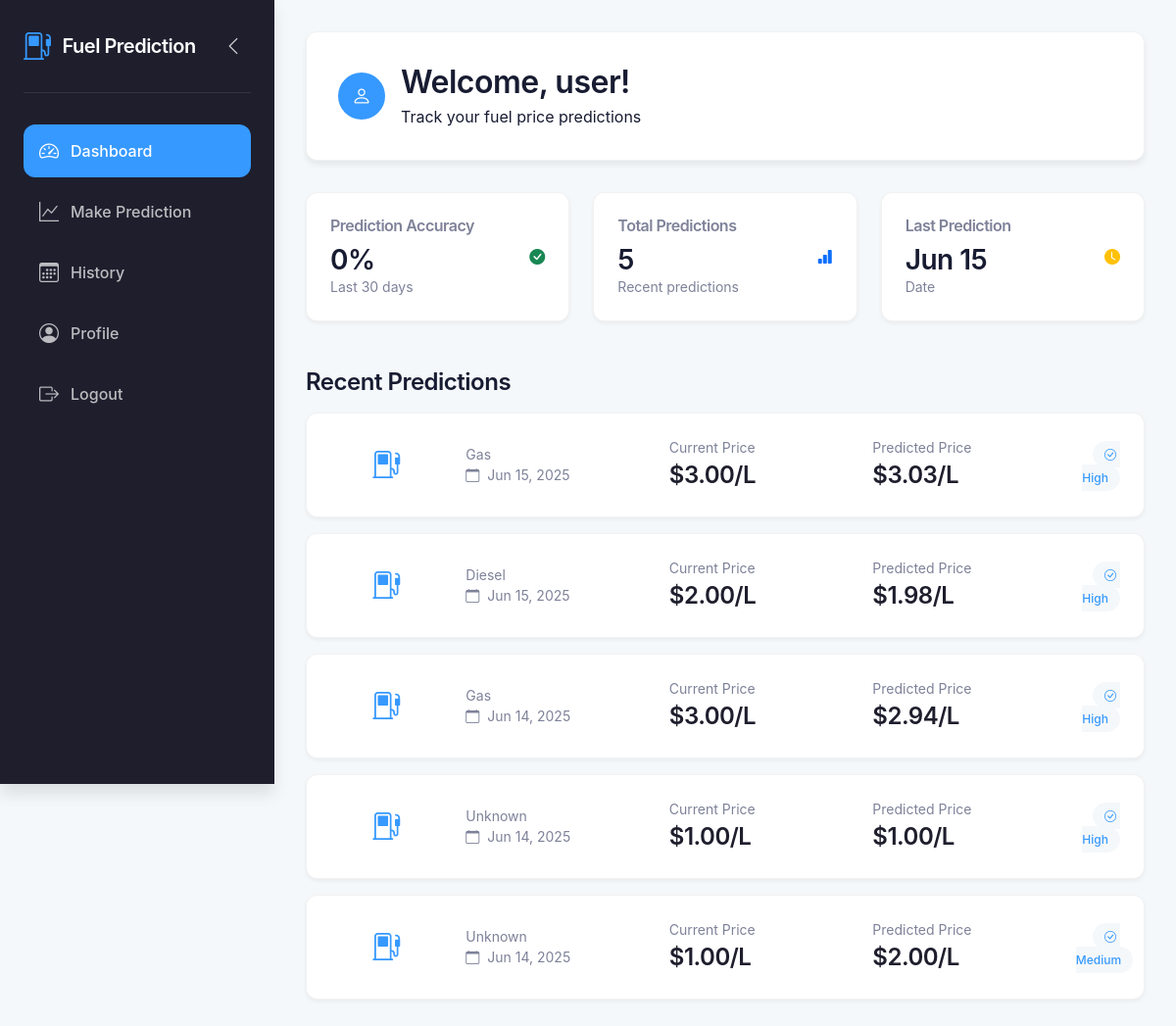
The app's page /dashboard.php (signed in) with its own data.
### tables this page shows
CREATE TABLE `users` (
  `id` int(11) NOT NULL,
  `username` varchar(50) NOT NULL,
  `email` varchar(100) NOT NULL,
  `password` varchar(255) NOT NULL,
  `role` enum('user','admin') NOT NULL DEFAULT 'user',
  `created_at` timestamp NOT NULL DEFAULT current_timestamp(),
  `reset_token` varchar(64) DEFAULT NULL,
  `reset_expires` datetime DEFAULT NULL
);

CREATE TABLE `predictions` (
  `id` int(11) NOT NULL,
  `user_id` int(11) NOT NULL,
  `input_data` text DEFAULT NULL,
  `prediction_result` text DEFAULT NULL,
  `created_at` timestamp NOT NULL DEFAULT current_timestamp()
);

### dashboard.php (the view, shortened to what this page needs)
<?php
require_once 'config.php';
$user_id = $_SESSION['user_id'];
$sql = "SELECT * FROM users WHERE id = ?";
$stmt = $conn->prepare($sql);
$stmt->bind_param("i", $user_id);
$stmt->execute();
$result = $stmt->get_result();
$user = $result->fetch_assoc();
$sql = "SELECT p.*, u.username
        FROM predictions p
        JOIN users u ON p.user_id = u.id
        WHERE p.user_id = ?
        ORDER BY p.created_at DESC
        LIMIT 5";
$stmt = $conn->prepare($sql);
$stmt->bind_param("i", $user_id);
$stmt->execute();
$predictions = $stmt->get_result()->fetch_all(MYSQLI_ASSOC);
$sql = "SELECT COUNT(*) as total,
        SUM(CASE WHEN ABS(prediction_result - JSON_EXTRACT(input_data, '$.current_price')) <= 0.1 THEN 1 ELSE 0 END) as accurate
        FROM predictions
        WHERE user_id = ? AND created_at >= DATE_SUB(NOW(), INTERVAL 30 DAY)";
$stmt = $conn->prepare($sql);
$stmt->bind_param("i", $user_id);
$stmt->execute();
$accuracy_result = $stmt->get_result()->fetch_assoc();
$accuracy = $accuracy_result['total'] > 0 ? round(($accuracy_result['accurate'] / $accuracy_result['total']) * 100) : 0;
?>
<!DOCTYPE html>
<html lang="en">
<head>
    <link href="https://cdn.jsdelivr.net/npm/bootstrap@5.3.0/dist/css/bootstrap.min.css" rel="stylesheet">
    <link href="https://cdn.jsdelivr.net/npm/bootstrap-icons@1.10.5/font/bootstrap-icons.css" rel="stylesheet">
</head>
<body>
    <div class="sidebar">
        <div class="sidebar-header">
            <a href="dashboard.php" class="sidebar-brand">
                <i class="bi bi-fuel-pump"></i>
                <span>Fuel Prediction</span>
            </a>
            <button class="toggle-btn d-none d-md-block">
                <i class="bi bi-chevron-left"></i>
            </button>
        </div>
        <nav class="nav flex-column">
            <a class="nav-link active" href="dashboard.php">
                <i class="bi bi-speedometer2"></i>
                <span>Dashboard</span>
            </a>
            <a class="nav-link" href="prediction.php">
                <i class="bi bi-graph-up"></i>
                <span>Make Prediction</span>
            </a>
            <a class="nav-link" href="history.php">
                <i class="bi bi-calendar3"></i>
                <span>History</span>
            </a>
            <a class="nav-link" href="profile.php">
                <i class="bi bi-person-circle"></i>
                <span>Profile</span>
            </a>
            <a class="nav-link" href="logout.php">
                <i class="bi bi-box-arrow-right"></i>
                <span>Logout</span>
            </a>
        </nav>
    </div>
    <div class="main-content">
        <div class="welcome-card">
            <div class="d-flex align-items-center">
                <div class="user-avatar">
                    <i class="bi bi-person"></i>
                </div>
                <div>
                    <h2 class="mb-1">Welcome, <?php echo htmlspecialchars($user['username']); ?>!</h2>
                    <p class="mb-0">Track your fuel price predictions</p>
                </div>
            </div>
        </div>
        <div class="row">
            <div class="col-md-4">
                <div class="stat-card">
                    <div class="d-flex justify-content-between align-items-center">
                        <div>
                            <h6 class="text-muted mb-2">Prediction Accuracy</h6>
                            <h3 class="mb-0"><?php echo $accuracy; ?>%</h3>
                            <div class="text-muted small">Last 30 days</div>
                        </div>
                        <i class="bi bi-check-circle-fill text-success"></i>
                    </div>
                </div>
            </div>
            <div class="col-md-4">
                <div class="stat-card">
                    <div class="d-flex justify-content-between align-items-center">
                        <div>
                            <h6 class="text-muted mb-2">Total Predictions</h6>
                            <h3 class="mb-0"><?php echo count($predictions); ?></h3>
                            <div class="text-muted small">Recent predictions</div>
                        </div>
                        <i class="bi bi-bar-chart-fill text-primary"></i>
                    </div>
                </div>
            </div>
            <div class="col-md-4">
                <div class="stat-card">
                    <div class="d-flex justify-content-between align-items-center">
                        <div>
                            <h6 class="text-muted mb-2">Last Prediction</h6>
                            <h3 class="mb-0">
                                <?php
                                if (!empty($predictions)) {
                                    echo date('M d', strtotime($predictions[0]['created_at']));
                                } else {
                                    echo 'N/A';
                                }
                                ?>
                            </h3>
                            <div class="text-muted small">Date</div>
                        </div>
                        <i class="bi bi-clock-fill text-warning"></i>
                    </div>
                </div>
            </div>
        </div>
        <div class="row mt-4">
            <div class="col-12">
                <h4 class="mb-3">Recent Predictions</h4>
                <?php if (empty($predictions)): ?>
                    <div class="prediction-card text-center">
                        <i class="bi bi-graph-up prediction-icon"></i>
                        <h5>No predictions yet</h5>
                        <p class="text-muted">Start making predictions to see them here</p>
                        <a href="prediction.php" class="btn btn-primary">
                            <i class="bi bi-plus-circle me-2"></i>Make Prediction
                        </a>
                    </div>
                <?php else: ?>
                    <?php foreach ($predictions as $prediction):
                        $input_data = json_decode($prediction['input_data'], true);
                        $fuel_type = $input_data['fuel_type'] ?? 'unknown';
                        $current_price = $input_data['current_price'] ?? 0;
                        $predicted_price = $prediction['prediction_result'];
                        $accuracy = abs($predicted_price - $current_price) <= 0.1 ? 'High' : 'Medium';
                    ?>
                        <div class="prediction-card">
                            <div class="row align-items-center">
                                <div class="col-md-2 text-center">
                                    <i class="bi bi-fuel-pump prediction-icon"></i>
                                </div>
                                <div class="col-md-3">
                                    <div class="prediction-type"><?php echo ucfirst($fuel_type); ?></div>
                                    <div class="prediction-date">
                                        <i class="bi bi-calendar me-1"></i>
                                        <?php echo date('M d, Y', strtotime($prediction['created_at'])); ?>
                                    </div>
                                </div>
                                <div class="col-md-3">
                                    <div class="text-muted small">Current Price</div>
                                    <div class="prediction-price">$<?php echo number_format($current_price, 2); ?>/L</div>
                                </div>
                                <div class="col-md-3">
                                    <div class="text-muted small">Predicted Price</div>
                                    <div class="prediction-price">$<?php echo number_format($predicted_price, 2); ?>/L</div>
                                </div>
                                <div class="col-md-1 text-end">
                                    <span class="accuracy-badge">
                                        <i class="bi bi-check-circle me-1"></i><?php echo $accuracy; ?>
                                    </span>
                                </div>
                            </div>
                        </div>
                    <?php endforeach; ?>
                <?php endif; ?>
            </div>
        </div>
    </div>
</body>
</html>

### dashboard.php (style rules this page uses)
:root { --sidebar-width: 280px; --sidebar-collapsed-width: 70px; --primary-color: #1E1E2D; --secondary-color: #2D2D3F; --accent-color: #3699FF; --success-color: #1BC5BD; --warning-color: #FFA800; --danger-color: #F64E60; --text-light: #ffffff; --text-dark: #181C32; --text-muted: #7E8299; --bg-light: #F5F8FA; --bg-white: #ffffff; --shadow-sm: 0 2px 4px rgba(0,0,0,0.05); --shadow-md: 0 4px 6px rgba(0,0,0,0.07); --shadow-lg: 0 10px 15px rgba(0,0,0,0.1); --transition-speed: 0.3s; --border-radius: 12px; }
body { overflow-x: hidden; background-color: var(--bg-light); color: var(--text-dark); font-family: 'Inter', -apple-system, BlinkMacSystemFont, 'Segoe UI', Roboto, sans-serif; }
.sidebar { position: fixed; top: 0; left: 0; height: 100vh; width: var(--sidebar-width); background: var(--primary-color); color: var(--text-light); padding: 24px; transition: all var(--transition-speed) ease; z-index: 1000; box-shadow: var(--shadow-lg); }
.sidebar-header { display: flex; align-items: center; justify-content: space-between; margin-bottom: 32px; padding-bottom: 24px; border-bottom: 1px solid rgba(255,255,255,0.1); }
.sidebar-brand { display: flex; align-items: center; gap: 12px; color: var(--text-light); text-decoration: none; font-size: 1.25rem; font-weight: 600; letter-spacing: -0.5px; }
.sidebar-brand i { font-size: 1.75rem; color: var(--accent-color); }
.sidebar-brand span { transition: opacity var(--transition-speed) ease; }
.toggle-btn { background: none; border: none; color: var(--text-light); font-size: 1.25rem; cursor: pointer; padding: 8px; transition: transform var(--transition-speed) ease; opacity: 0.8; }
.sidebar .nav-link { display: flex; align-items: center; color: rgba(255,255,255,0.7); padding: 12px 16px; border-radius: var(--border-radius); margin-bottom: 8px; transition: all var(--transition-speed) ease; text-decoration: none; font-weight: 500; }
.sidebar .nav-link.active { background: var(--accent-color); color: var(--text-light); }
.sidebar .nav-link i { font-size: 1.25rem; min-width: 32px; }
.main-content { margin-left: var(--sidebar-width); padding: 32px; transition: margin var(--transition-speed) ease; min-height: 100vh; }
.welcome-card { background: var(--bg-white); border-radius: var(--border-radius); padding: 32px; margin-bottom: 32px; box-shadow: var(--shadow-md); border: 1px solid rgba(0,0,0,0.05); }
.stat-card { background: var(--bg-white); border-radius: var(--border-radius); padding: 24px; box-shadow: var(--shadow-sm); margin-bottom: 24px; transition: transform var(--transition-speed) ease; border: 1px solid rgba(0,0,0,0.05); }
.prediction-card { background: var(--bg-white); border-radius: var(--border-radius); padding: 24px; margin-bottom: 16px; box-shadow: var(--shadow-sm); transition: all var(--transition-speed) ease; border: 1px solid rgba(0,0,0,0.05); }
.prediction-icon { font-size: 1.75rem; color: var(--accent-color); margin-bottom: 16px; }
.prediction-date { font-size: 0.875rem; color: var(--text-muted); }
.prediction-price { font-size: 1.5rem; font-weight: 600; color: var(--primary-color); letter-spacing: -0.5px; }
.prediction-type { font-size: 0.875rem; color: var(--text-muted); text-transform: capitalize; }
.accuracy-badge { background: var(--bg-light); color: var(--accent-color); padding: 6px 12px; border-radius: 20px; font-size: 0.75rem; font-weight: 500; }
.user-avatar { width: 48px; height: 48px; border-radius: 50%; background: var(--accent-color); color: var(--text-light); display: flex; align-items: center; justify-content: center; font-size: 1.25rem; margin-right: 16px; }
h2, h3, h4, h5, h6 { font-weight: 600; letter-spacing: -0.5px; color: var(--text-dark); }
.text-muted { color: var(--text-muted) !important; }

### records on screen
users: username "user"
predictions: created_at "Jun 15", input_data "Gas", created_at "Jun 15, 2025", input_data "3.00", prediction_result "3.03", accuracy "High"
predictions: input_data "Diesel", created_at "Jun 15, 2025", input_data "2.00", prediction_result "1.98", accuracy "High"
predictions: input_data "Gas", created_at "Jun 14, 2025", input_data "3.00", prediction_result "2.94", accuracy "High"
predictions: input_data "Unknown", created_at "Jun 14, 2025", input_data "1.00", prediction_result "1.00", accuracy "High"
predictions: input_data "Unknown", created_at "Jun 14, 2025", input_data "1.00", prediction_result "2.00", accuracy "Medium"

### other values on screen
$accuracy "0"
count($predictions) "5"
